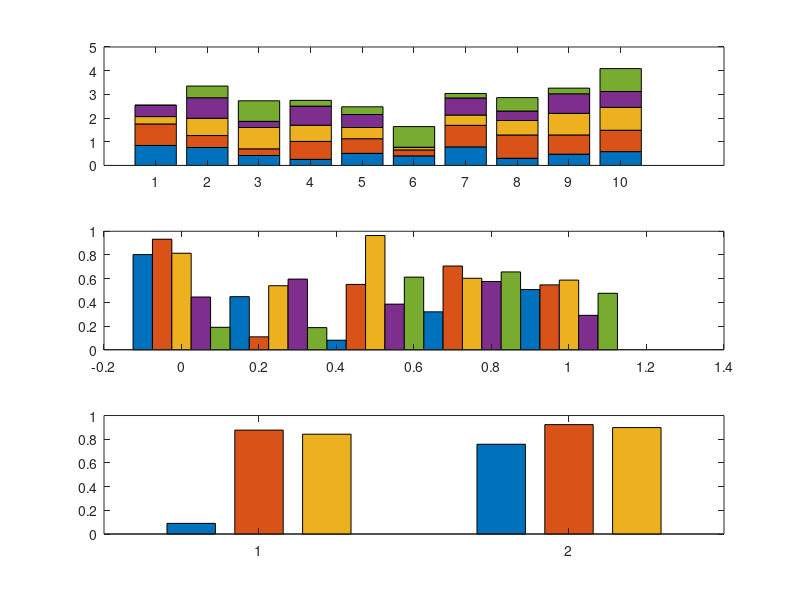

MATLAB code for this plot:
rng('default')
figure;
subplot(3,1,1)
bar(rand(10,5),'stacked')
subplot(3,1,2)
bar(0:0.25:1,rand(5),1)
subplot(3,1,3)
bar(rand(2,3),0.75,'grouped')
colormap(spring)
